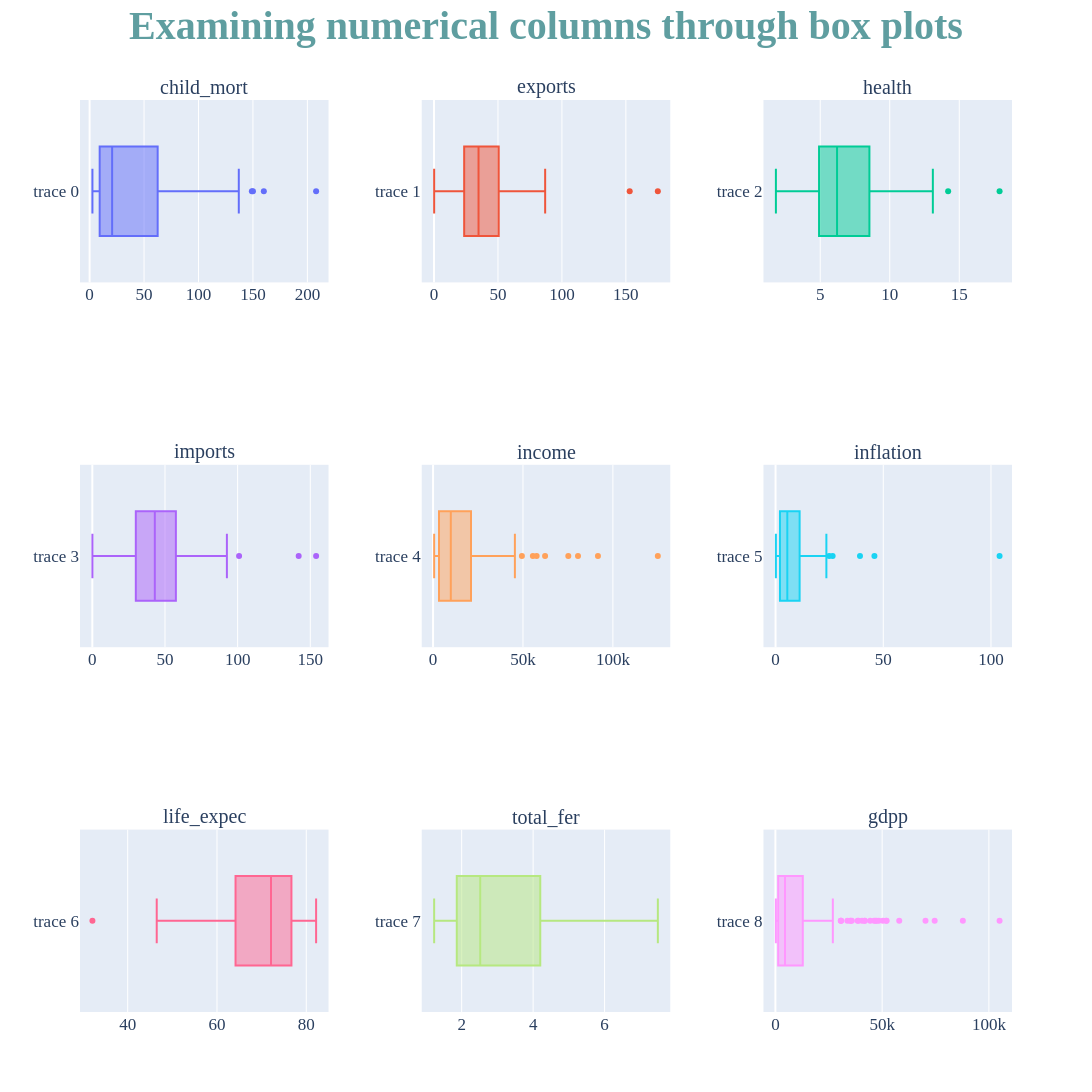

Write notebook code for a chart like this one.
### Code cell
# subplots in plotly
fig = make_subplots(rows=3, cols=3,
                   specs=[[{"type" : "box"}, {"type" : "box"}, {"type" : "box"}],
                         [{"type" : "box"}, {"type" : "box"}, {"type" : "box"}],
                         [{"type" : "box"}, {"type" : "box"}, {"type" : "box"}]],
                   column_widths=[4, 4, 4],
                   horizontal_spacing=0.1,
                   vertical_spacing=0.2,
                   subplot_titles=["child_mort", "exports", "health", "imports", "income", "inflation", "life_expec", "total_fer", "gdpp"],
                   )

# change subplot title font size
fig.update_annotations(font_size=20)


# Numerical Columns:


child_mort = df2["child_mort"]

exports = df2["exports"]

health = df2["health"]

imports = df2["imports"]

income = df2["income"]

inflation = df2["inflation"]

life_expec = df2["life_expec"]

total_fer = df2["total_fer"]

gdpp = df2["gdpp"]





# box plots


fig.add_trace(go.Box(x=child_mort), row=1, col=1)

fig.add_trace(go.Box(x=exports), row=1, col=2)

fig.add_trace(go.Box(x=health), row=1, col=3)

fig.add_trace(go.Box(x=imports), row=2, col=1)

fig.add_trace(go.Box(x=income), row=2, col=2)

fig.add_trace(go.Box(x=inflation), row=2, col=3)

fig.add_trace(go.Box(x=life_expec), row=3, col=1)

fig.add_trace(go.Box(x=total_fer), row=3, col=2)

fig.add_trace(go.Box(x=gdpp), row=3, col=3)









# Chart settings
fig.update_layout(

    width=1100,
    height=1200,
    font_size=17,
    font_family='Times New Roman',
    showlegend=False,



    # title
    title="Examining numerical columns through box plots",
    title_font_size=40,
    title_font_weight='bold',
    title_font_color='cadetblue',
    title_x=0.5,
    title_y=0.99,
    
)



fig.show()

### Figure 1 — Plotly figure (JSON) as saved in the notebook; plotly's stock layout.template omitted (floating-point values rounded to 4 significant figures; data arrays with more than 128 entries replaced by an {"elided": "..."} marker saying what was removed)
{"data": [{"type": "box", "x": {"elided": "159 float values"}, "xaxis": "x", "yaxis": "y"}, {"type": "box", "x": {"elided": "159 float values"}, "xaxis": "x2", "yaxis": "y2"}, {"type": "box", "x": {"elided": "159 float values"}, "xaxis": "x3", "yaxis": "y3"}, {"type": "box", "x": {"elided": "159 float values"}, "xaxis": "x4", "yaxis": "y4"}, {"type": "box", "x": {"elided": "159 int values"}, "xaxis": "x5", "yaxis": "y5"}, {"type": "box", "x": {"elided": "159 float values"}, "xaxis": "x6", "yaxis": "y6"}, {"type": "box", "x": {"elided": "159 float values"}, "xaxis": "x7", "yaxis": "y7"}, {"type": "box", "x": {"elided": "159 float values"}, "xaxis": "x8", "yaxis": "y8"}, {"type": "box", "x": {"elided": "159 int values"}, "xaxis": "x9", "yaxis": "y9"}], "layout": {"annotations": [{"font": {"size": 20}, "showarrow": false, "text": "child_mort", "x": 0.1333, "xanchor": "center", "xref": "paper", "y": 1, "yanchor": "bottom", "yref": "paper"}, {"font": {"size": 20}, "showarrow": false, "text": "exports", "x": 0.5, "xanchor": "center", "xref": "paper", "y": 1, "yanchor": "bottom", "yref": "paper"}, {"font": {"size": 20}, "showarrow": false, "text": "health", "x": 0.8667, "xanchor": "center", "xref": "paper", "y": 1, "yanchor": "bottom", "yref": "paper"}, {"font": {"size": 20}, "showarrow": false, "text": "imports", "x": 0.1333, "xanchor": "center", "xref": "paper", "y": 0.6, "yanchor": "bottom", "yref": "paper"}, {"font": {"size": 20}, "showarrow": false, "text": "income", "x": 0.5, "xanchor": "center", "xref": "paper", "y": 0.6, "yanchor": "bottom", "yref": "paper"}, {"font": {"size": 20}, "showarrow": false, "text": "inflation", "x": 0.8667, "xanchor": "center", "xref": "paper", "y": 0.6, "yanchor": "bottom", "yref": "paper"}, {"font": {"size": 20}, "showarrow": false, "text": "life_expec", "x": 0.1333, "xanchor": "center", "xref": "paper", "y": 0.2, "yanchor": "bottom", "yref": "paper"}, {"font": {"size": 20}, "showarrow": false, "text": "total_fer", "x": 0.5, "xanchor": "center", "xref": "paper", "y": 0.2, "yanchor": "bottom", "yref": "paper"}, {"font": {"size": 20}, "showarrow": false, "text": "gdpp", "x": 0.8667, "xanchor": "center", "xref": "paper", "y": 0.2, "yanchor": "bottom", "yref": "paper"}], "font": {"family": "Times New Roman", "size": 17}, "height": 1200, "showlegend": false, "title": {"font": {"color": "cadetblue", "size": 40, "weight": "bold"}, "text": "Examining numerical columns through box plots", "x": 0.5, "y": 0.99}, "width": 1100, "xaxis": {"anchor": "y", "domain": [0, 0.2667]}, "xaxis2": {"anchor": "y2", "domain": [0.3667, 0.6333]}, "xaxis3": {"anchor": "y3", "domain": [0.7333, 1]}, "xaxis4": {"anchor": "y4", "domain": [0, 0.2667]}, "xaxis5": {"anchor": "y5", "domain": [0.3667, 0.6333]}, "xaxis6": {"anchor": "y6", "domain": [0.7333, 1]}, "xaxis7": {"anchor": "y7", "domain": [0, 0.2667]}, "xaxis8": {"anchor": "y8", "domain": [0.3667, 0.6333]}, "xaxis9": {"anchor": "y9", "domain": [0.7333, 1]}, "yaxis": {"anchor": "x", "domain": [0.8, 1]}, "yaxis2": {"anchor": "x2", "domain": [0.8, 1]}, "yaxis3": {"anchor": "x3", "domain": [0.8, 1]}, "yaxis4": {"anchor": "x4", "domain": [0.4, 0.6]}, "yaxis5": {"anchor": "x5", "domain": [0.4, 0.6]}, "yaxis6": {"anchor": "x6", "domain": [0.4, 0.6]}, "yaxis7": {"anchor": "x7", "domain": [0, 0.2]}, "yaxis8": {"anchor": "x8", "domain": [0, 0.2]}, "yaxis9": {"anchor": "x9", "domain": [0, 0.2]}}}
